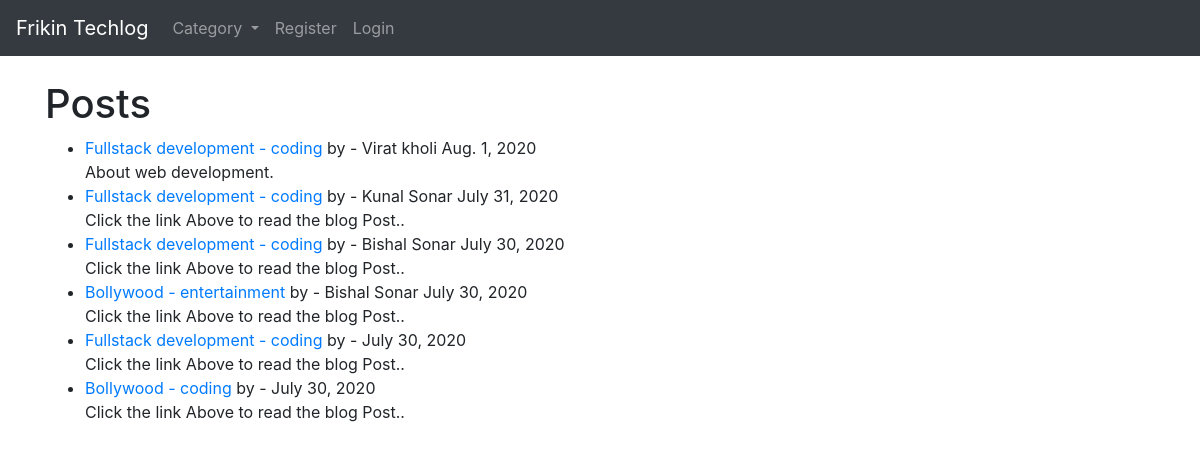
The page / on the database its author committed.
### techlog/models.py (models this page shows, shortened)
class Post(models.Model):
    title = models.CharField(max_length=255)
    title_tag = models.CharField(max_length=255)
    author = models.ForeignKey(User, on_delete=models.CASCADE)
    body = RichTextField(blank=True, null=True)
    post_date = models.DateField(auto_now_add=True)
    category = models.CharField(max_length=255, default='coding')
    snippet = models.CharField(max_length=255) #default='Click the link Above to read the blog Post..')
    likes = models.ManyToManyField(User, related_name='blog_posts' )

### techlog/views.py (the view)
# urls.py: path('', HomeView.as_view(), name="home"),
class HomeView(ListView):
    model = Post
    template_name = 'home.html'
    cats = Category.objects.all()
    ordering = ['-post_date']
    def get_context_data(self, *args, **kwargs):
        cat_menu = Category.objects.all()
        context = super(HomeView, self).get_context_data(*args, **kwargs)
        context["cat_menu"] = cat_menu
        return context

### techlog/models.py (called while the page is built)
    def __str__(self):
        return self.name

### techlog/templates/home.html (shortened to what this page needs)
{% extends 'base.html' %}
{% block content %}
<h1>Posts</h1>
<ul>
{% for post in object_list %}
    <li><a href="{% url 'article-detail' post.pk %}">{{post.title }}
    </a>
        <a href="{% url 'category' post.category|slugify  %}" >
           - {{post.category}} </a>
         by
        - {{post.author.first_name}}
         {{post.author.last_name}}
         {{ post.post_date}}     <br/>
        {{ post.snippet }}
   </li>
{% endfor %}
    </ul>
{% endblock%}

### techlog/templates/base.html (shortened to what this page needs)
<!doctype html>
<html lang="en">
  <head>
    <link rel="stylesheet" href="https://stackpath.bootstrapcdn.com/bootstrap/4.5.0/css/bootstrap.min.css">
  </head>
  <body>
  <nav class="navbar navbar-expand-lg navbar-dark bg-dark">
  <a class="navbar-brand" href="{% url 'home' %}">Frikin Techlog</a>
  <div class="collapse navbar-collapse" id="navbarSupportedContent">
    <ul class="navbar-nav mr-auto">
      {% if cat_menu %}
      <li class="nav-item dropdown">
        <a class="nav-link dropdown-toggle" href="#" id="navbarDropdown" role="button" data-toggle="dropdown" aria-haspopup="true" aria-expanded="false">
          Category
        </a>
      </li>
        {% else %}
         <li class="nav-item">
        <a class="nav-link" href="{% url 'category-list' %}">Category</a>
      </li>
      {% endif %}
      {% if user.is_authenticated %}
       <li class="nav-item">
        <a class="nav-link" href="{% url 'logout' %}">Logout</a>
      </li>
      <li class="nav-item">
        <a class="nav-link" href="{% url 'add_post' %}">Add Post</a>
      </li>
      <li class="nav-item">
        <a class="nav-link" href="{% url 'add_category' %}">Add Category</a>
      </li>
      <li class="nav-item">
        <a class="nav-link" href="{% url 'edit_profile' %}">Edit profile</a>
      </li>
      {% else %}
      <li class="nav-item">
        <a class="nav-link" href="{% url 'register' %}">Register</a>
      </li>
       <li class="nav-item">
        <a class="nav-link" href="{% url 'login' %}">Login</a>
      </li>
      {% endif %}
    </ul>
  </div>
</nav>
  <br/>
  <div class="container">
    {% block content %}
    {%  endblock %}
  </div>
  </body>
</html>

### rows shown on the page
Post: title "Fullstack development", category "coding", author.first_name "Virat", author.last_name "kholi", post_date "Aug. 1, 2020", snippet "About web development."
Post: title "Fullstack development", category "coding", author.first_name "Kunal", author.last_name "Sonar", post_date "July 31, 2020", snippet "Click the link Above to read the blog Post.."
Post: title "Fullstack development", category "coding", author.first_name "Bishal", author.last_name "Sonar", post_date "July 30, 2020", snippet "Click the link Above to read the blog Post.."
Post: title "Bollywood", category "entertainment", author.first_name "Bishal", author.last_name "Sonar", post_date "July 30, 2020", snippet "Click the link Above to read the blog Post.."
Post: title "Fullstack development", category "coding", post_date "July 30, 2020", snippet "Click the link Above to read the blog Post.."
Post: title "Bollywood", category "coding", post_date "July 30, 2020", snippet "Click the link Above to read the blog Post.."
